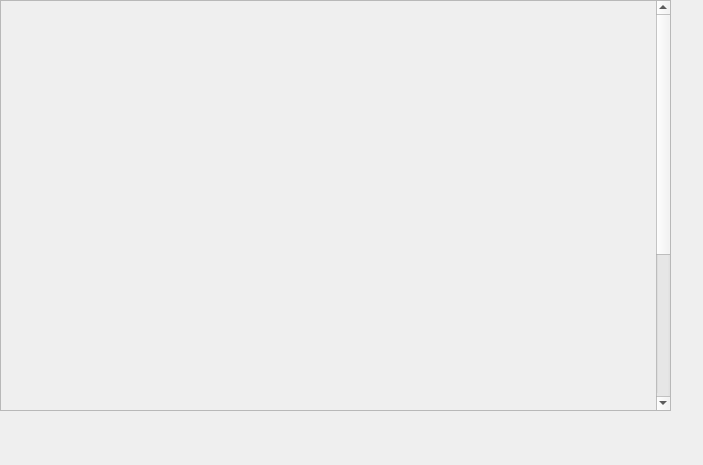
<?xml version="1.0" encoding="UTF-8"?>
<ui version="4.0">
 <class>Form</class>
 <widget class="QWidget" name="Form">
  <property name="geometry">
   <rect>
    <x>0</x>
    <y>0</y>
    <width>703</width>
    <height>465</height>
   </rect>
  </property>
  <property name="windowTitle">
   <string>Form</string>
  </property>
  <widget class="QScrollArea" name="scrollArea_2">
   <property name="geometry">
    <rect>
     <x>0</x>
     <y>0</y>
     <width>671</width>
     <height>411</height>
    </rect>
   </property>
   <property name="styleSheet">
    <string notr="true"/>
   </property>
   <property name="widgetResizable">
    <bool>true</bool>
   </property>
   <widget class="QWidget" name="scrollAreaWidgetContents_2">
    <property name="geometry">
     <rect>
      <x>0</x>
      <y>-160</y>
      <width>651</width>
      <height>650</height>
     </rect>
    </property>
    <property name="minimumSize">
     <size>
      <width>0</width>
      <height>650</height>
     </size>
    </property>
    <property name="maximumSize">
     <size>
      <width>16777215</width>
      <height>16777215</height>
     </size>
    </property>
    <widget class="caInclude" name="cainclude_29">
     <property name="geometry">
      <rect>
       <x>10</x>
       <y>150</y>
       <width>635</width>
       <height>20</height>
      </rect>
     </property>
     <property name="macro">
      <string notr="true">PULSER=7, EVR=$(EVR)</string>
     </property>
     <property name="filename" stdset="0">
      <string notr="true">G_EVR_map-pulser.ui</string>
     </property>
    </widget>
    <widget class="caInclude" name="cainclude_287">
     <property name="geometry">
      <rect>
       <x>10</x>
       <y>250</y>
       <width>635</width>
       <height>20</height>
      </rect>
     </property>
     <property name="macro">
      <string notr="true">PULSER=12, EVR=$(EVR)</string>
     </property>
     <property name="filename" stdset="0">
      <string notr="true">G_EVR_map-pulser.ui</string>
     </property>
    </widget>
    <widget class="caInclude" name="cainclude_31">
     <property name="geometry">
      <rect>
       <x>10</x>
       <y>190</y>
       <width>635</width>
       <height>20</height>
      </rect>
     </property>
     <property name="macro">
      <string notr="true">PULSER=9, EVR=$(EVR)</string>
     </property>
     <property name="filename" stdset="0">
      <string notr="true">G_EVR_map-pulser.ui</string>
     </property>
    </widget>
    <widget class="caInclude" name="cainclude_32">
     <property name="geometry">
      <rect>
       <x>10</x>
       <y>210</y>
       <width>635</width>
       <height>20</height>
      </rect>
     </property>
     <property name="macro">
      <string notr="true">PULSER=10, EVR=$(EVR)</string>
     </property>
     <property name="filename" stdset="0">
      <string notr="true">G_EVR_map-pulser.ui</string>
     </property>
    </widget>
    <widget class="caInclude" name="cainclude_24">
     <property name="geometry">
      <rect>
       <x>10</x>
       <y>50</y>
       <width>635</width>
       <height>20</height>
      </rect>
     </property>
     <property name="macro">
      <string notr="true">PULSER=2, EVR=$(EVR)</string>
     </property>
     <property name="filename" stdset="0">
      <string notr="true">G_EVR_map-pulser.ui</string>
     </property>
    </widget>
    <widget class="caInclude" name="cainclude_28">
     <property name="geometry">
      <rect>
       <x>10</x>
       <y>130</y>
       <width>635</width>
       <height>20</height>
      </rect>
     </property>
     <property name="macro">
      <string notr="true">PULSER=6, EVR=$(EVR)</string>
     </property>
     <property name="filename" stdset="0">
      <string notr="true">G_EVR_map-pulser.ui</string>
     </property>
    </widget>
    <widget class="caInclude" name="cainclude_22">
     <property name="geometry">
      <rect>
       <x>10</x>
       <y>10</y>
       <width>635</width>
       <height>20</height>
      </rect>
     </property>
     <property name="macro">
      <string notr="true">PULSER=0, EVR=$(EVR)</string>
     </property>
     <property name="filename" stdset="0">
      <string notr="true">G_EVR_map-pulser.ui</string>
     </property>
    </widget>
    <widget class="caInclude" name="cainclude_23">
     <property name="geometry">
      <rect>
       <x>10</x>
       <y>30</y>
       <width>635</width>
       <height>20</height>
      </rect>
     </property>
     <property name="macro">
      <string notr="true">PULSER=1, EVR=$(EVR)</string>
     </property>
     <property name="filename" stdset="0">
      <string notr="true">G_EVR_map-pulser.ui</string>
     </property>
    </widget>
    <widget class="caInclude" name="cainclude_289">
     <property name="geometry">
      <rect>
       <x>10</x>
       <y>290</y>
       <width>635</width>
       <height>20</height>
      </rect>
     </property>
     <property name="macro">
      <string notr="true">PULSER=14, EVR=$(EVR)</string>
     </property>
     <property name="filename" stdset="0">
      <string notr="true">G_EVR_map-pulser.ui</string>
     </property>
    </widget>
    <widget class="caInclude" name="cainclude_288">
     <property name="geometry">
      <rect>
       <x>10</x>
       <y>270</y>
       <width>635</width>
       <height>20</height>
      </rect>
     </property>
     <property name="macro">
      <string notr="true">PULSER=13, EVR=$(EVR)</string>
     </property>
     <property name="filename" stdset="0">
      <string notr="true">G_EVR_map-pulser.ui</string>
     </property>
    </widget>
    <widget class="caInclude" name="cainclude_286">
     <property name="geometry">
      <rect>
       <x>10</x>
       <y>230</y>
       <width>635</width>
       <height>20</height>
      </rect>
     </property>
     <property name="macro">
      <string notr="true">PULSER=11, EVR=$(EVR)</string>
     </property>
     <property name="filename" stdset="0">
      <string notr="true">G_EVR_map-pulser.ui</string>
     </property>
    </widget>
    <widget class="caInclude" name="cainclude_25">
     <property name="geometry">
      <rect>
       <x>10</x>
       <y>70</y>
       <width>635</width>
       <height>20</height>
      </rect>
     </property>
     <property name="macro">
      <string notr="true">PULSER=3, EVR=$(EVR)</string>
     </property>
     <property name="filename" stdset="0">
      <string notr="true">G_EVR_map-pulser.ui</string>
     </property>
    </widget>
    <widget class="caInclude" name="cainclude_30">
     <property name="geometry">
      <rect>
       <x>10</x>
       <y>170</y>
       <width>635</width>
       <height>20</height>
      </rect>
     </property>
     <property name="macro">
      <string notr="true">PULSER=8, EVR=$(EVR)</string>
     </property>
     <property name="filename" stdset="0">
      <string notr="true">G_EVR_map-pulser.ui</string>
     </property>
    </widget>
    <widget class="caInclude" name="cainclude_27">
     <property name="geometry">
      <rect>
       <x>10</x>
       <y>110</y>
       <width>635</width>
       <height>20</height>
      </rect>
     </property>
     <property name="macro">
      <string notr="true">PULSER=5, EVR=$(EVR)</string>
     </property>
     <property name="filename" stdset="0">
      <string notr="true">G_EVR_map-pulser.ui</string>
     </property>
    </widget>
    <widget class="caInclude" name="cainclude_26">
     <property name="geometry">
      <rect>
       <x>10</x>
       <y>90</y>
       <width>635</width>
       <height>20</height>
      </rect>
     </property>
     <property name="macro">
      <string notr="true">PULSER=4, EVR=$(EVR)</string>
     </property>
     <property name="filename" stdset="0">
      <string notr="true">G_EVR_map-pulser.ui</string>
     </property>
    </widget>
    <widget class="caInclude" name="cainclude_290">
     <property name="geometry">
      <rect>
       <x>10</x>
       <y>310</y>
       <width>635</width>
       <height>20</height>
      </rect>
     </property>
     <property name="macro">
      <string notr="true">PULSER=15, EVR=$(EVR)</string>
     </property>
     <property name="filename" stdset="0">
      <string notr="true">G_EVR_map-pulser.ui</string>
     </property>
    </widget>
    <widget class="caInclude" name="cainclude_291">
     <property name="geometry">
      <rect>
       <x>10</x>
       <y>330</y>
       <width>635</width>
       <height>20</height>
      </rect>
     </property>
     <property name="macro">
      <string notr="true">PULSER=16, EVR=$(EVR)</string>
     </property>
     <property name="filename" stdset="0">
      <string notr="true">G_EVR_map-pulser.ui</string>
     </property>
    </widget>
    <widget class="caInclude" name="cainclude_292">
     <property name="geometry">
      <rect>
       <x>10</x>
       <y>350</y>
       <width>635</width>
       <height>20</height>
      </rect>
     </property>
     <property name="macro">
      <string notr="true">PULSER=17, EVR=$(EVR)</string>
     </property>
     <property name="filename" stdset="0">
      <string notr="true">G_EVR_map-pulser.ui</string>
     </property>
    </widget>
    <widget class="caInclude" name="cainclude_293">
     <property name="geometry">
      <rect>
       <x>10</x>
       <y>370</y>
       <width>635</width>
       <height>20</height>
      </rect>
     </property>
     <property name="macro">
      <string notr="true">PULSER=18, EVR=$(EVR)</string>
     </property>
     <property name="filename" stdset="0">
      <string notr="true">G_EVR_map-pulser.ui</string>
     </property>
    </widget>
    <widget class="caInclude" name="cainclude_294">
     <property name="geometry">
      <rect>
       <x>10</x>
       <y>390</y>
       <width>635</width>
       <height>20</height>
      </rect>
     </property>
     <property name="macro">
      <string notr="true">PULSER=19, EVR=$(EVR)</string>
     </property>
     <property name="filename" stdset="0">
      <string notr="true">G_EVR_map-pulser.ui</string>
     </property>
    </widget>
    <widget class="caInclude" name="cainclude_295">
     <property name="geometry">
      <rect>
       <x>10</x>
       <y>410</y>
       <width>635</width>
       <height>20</height>
      </rect>
     </property>
     <property name="macro">
      <string notr="true">PULSER=20, EVR=$(EVR)</string>
     </property>
     <property name="filename" stdset="0">
      <string notr="true">G_EVR_map-pulser.ui</string>
     </property>
    </widget>
    <widget class="caInclude" name="cainclude_296">
     <property name="geometry">
      <rect>
       <x>10</x>
       <y>430</y>
       <width>635</width>
       <height>20</height>
      </rect>
     </property>
     <property name="macro">
      <string notr="true">PULSER=21, EVR=$(EVR)</string>
     </property>
     <property name="filename" stdset="0">
      <string notr="true">G_EVR_map-pulser.ui</string>
     </property>
    </widget>
    <widget class="caInclude" name="cainclude_297">
     <property name="geometry">
      <rect>
       <x>10</x>
       <y>450</y>
       <width>635</width>
       <height>20</height>
      </rect>
     </property>
     <property name="macro">
      <string notr="true">PULSER=22, EVR=$(EVR)</string>
     </property>
     <property name="filename" stdset="0">
      <string notr="true">G_EVR_map-pulser.ui</string>
     </property>
    </widget>
    <widget class="caInclude" name="cainclude_298">
     <property name="geometry">
      <rect>
       <x>10</x>
       <y>470</y>
       <width>635</width>
       <height>20</height>
      </rect>
     </property>
     <property name="macro">
      <string notr="true">PULSER=23, EVR=$(EVR)</string>
     </property>
     <property name="filename" stdset="0">
      <string notr="true">G_EVR_map-pulser.ui</string>
     </property>
    </widget>
    <widget class="caInclude" name="cainclude_299">
     <property name="geometry">
      <rect>
       <x>10</x>
       <y>510</y>
       <width>635</width>
       <height>20</height>
      </rect>
     </property>
     <property name="macro">
      <string notr="true">PULSER=28, EVR=$(EVR)</string>
     </property>
     <property name="filename" stdset="0">
      <string notr="true">G_EVR_map-pulser.ui</string>
     </property>
    </widget>
    <widget class="caInclude" name="cainclude_300">
     <property name="geometry">
      <rect>
       <x>10</x>
       <y>530</y>
       <width>635</width>
       <height>20</height>
      </rect>
     </property>
     <property name="macro">
      <string notr="true">PULSER=29, EVR=$(EVR)</string>
     </property>
     <property name="filename" stdset="0">
      <string notr="true">G_EVR_map-pulser.ui</string>
     </property>
    </widget>
    <widget class="caInclude" name="cainclude_301">
     <property name="geometry">
      <rect>
       <x>10</x>
       <y>550</y>
       <width>635</width>
       <height>20</height>
      </rect>
     </property>
     <property name="macro">
      <string notr="true">PULSER=30, EVR=$(EVR)</string>
     </property>
     <property name="filename" stdset="0">
      <string notr="true">G_EVR_map-pulser.ui</string>
     </property>
    </widget>
    <widget class="caInclude" name="cainclude_302">
     <property name="geometry">
      <rect>
       <x>10</x>
       <y>570</y>
       <width>635</width>
       <height>20</height>
      </rect>
     </property>
     <property name="macro">
      <string notr="true">PULSER=31, EVR=$(EVR)</string>
     </property>
     <property name="filename" stdset="0">
      <string notr="true">G_EVR_map-pulser.ui</string>
     </property>
    </widget>
   </widget>
  </widget>
 </widget>
 <customwidgets>
  <customwidget>
   <class>caInclude</class>
   <extends>QWidget</extends>
   <header>caInclude</header>
  </customwidget>
 </customwidgets>
 <resources/>
 <connections/>
</ui>
